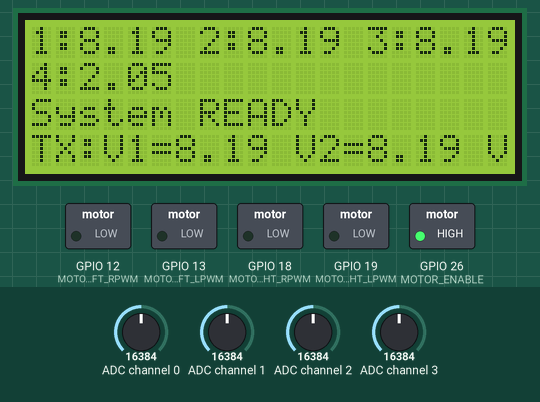
This program was run on a simulated Raspberry Pi (BCM pin numbers). On the bench: 20×4 character LCD, switched loads named in the program (green lamp = pin HIGH). The test bench sets the inputs (shaded band); at power-on: ADC channel 0 = 16384, ADC channel 1 = 16384, ADC channel 2 = 16384, ADC channel 3 = 16384 (analog values on the 0–32767 scale). The clock reads 2024-03-15 10:24:30 at power-on unless the program sets it; what the program prints to the terminal is not drawn.

Above: at 5.0 s.
5.1 s: ADC channel 0 set to 19408
At 6.5 s:
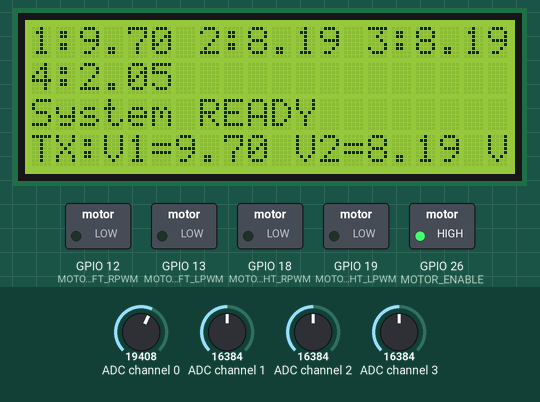
6.9 s: ADC channel 0 set to 20208
At 8.1 s:
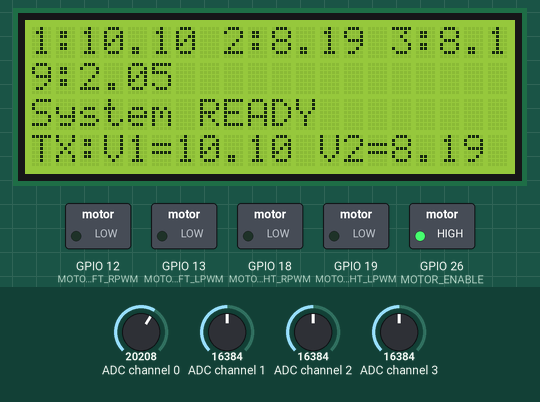
8.7 s: ADC channel 1 set to 22936
At 9.4 s:
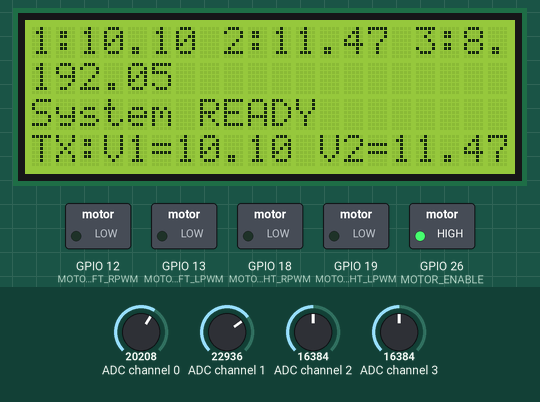
10.4 s: ADC channel 2 set to 22936
At 11.4 s:
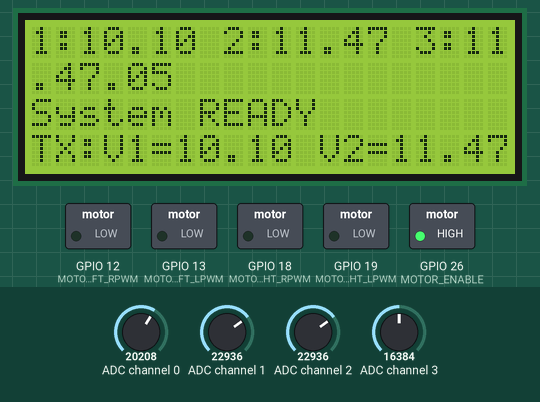
12.0 s: ADC channel 3 set to 22936
At 12.5 s:
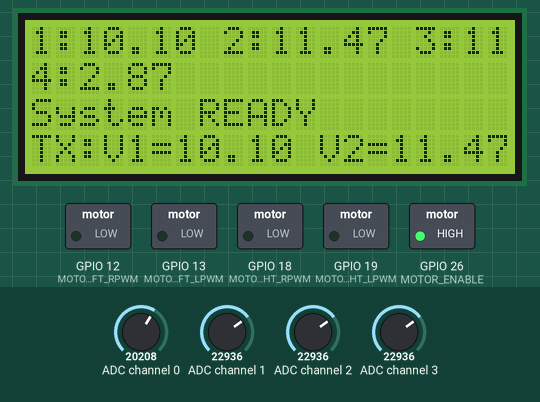
13.6 s: ADC channel 1 set to 31783
At 14.5 s:
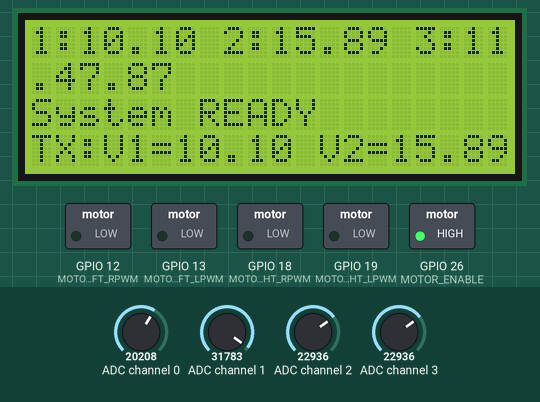
Timing chart, 0 to 16.4 s (numbered marks = the images above; inputs shaded):
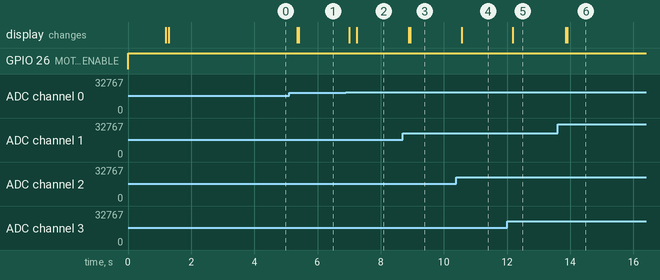

The program:

robot_controller.py
```python
#!/usr/bin/env python3
"""
Raspberry Pi 5 Robot Controller
Main control loop for robot with ADS1115 sensors, BTS7960 motors, and ESP32 gateway
"""

import serial
import struct
import time
import board
import busio
import adafruit_ads1x15.ads1115 as ADS
from adafruit_ads1x15.analog_in import AnalogIn
import RPi.GPIO as GPIO
from datetime import datetime

# Try to import I2C LCD library
try:
    from RPLCD.i2c import CharLCD
    LCD_AVAILABLE = True
except ImportError:
    LCD_AVAILABLE = False
    print("Warning: RPLCD not installed. Install with: sudo pip3 install RPLCD")

# ========================================
# Pin Configuration (BCM numbering)
# ========================================
# UART to ESP32
UART_PORT = '/dev/serial0'
UART_BAUD = 115200

# BTS7960 Motor Driver Pins
MOTOR_LEFT_LPWM = 13   # Forward PWM (GPIO13, PWM1)
MOTOR_LEFT_RPWM = 12   # Reverse PWM (GPIO12, PWM0)
MOTOR_RIGHT_LPWM = 19  # Forward PWM (GPIO19, PWM1)
MOTOR_RIGHT_RPWM = 18  # Reverse PWM (GPIO18, PWM0)
MOTOR_ENABLE = 26      # Enable both drivers

# PWM Configuration
PWM_FREQ = 1000  # 1kHz
PWM_RANGE = 1000 # 0-1000 scale

# ========================================
# Protocol Constants
# ========================================
SYNC_BYTE = 0xAA
END_BYTE = 0x55

# Message types (from protocol spec)
CMD_MOTOR = 0x01
CMD_CONFIG = 0x02
CMD_QUERY = 0x03
CMD_UI = 0x04
CMD_MODE = 0x05

STA_TELEMETRY = 0x10
STA_WIRELESS = 0x11
STA_UWB = 0x12
STA_ERROR = 0x13
STA_ACK = 0x14

MSG_HEARTBEAT = 0x20
MSG_DEBUG = 0x21

# ========================================
# CRC-8 Calculation
# ========================================
def crc8(data):
    """Calculate CRC-8 checksum"""
    crc = 0x00
    for byte in data:
        crc ^= byte
        for _ in range(8):
            if crc & 0x80:
                crc = (crc << 1) ^ 0x07
            else:
                crc <<= 1
    return crc & 0xFF

# ========================================
# UART Protocol Handler
# ========================================
class ESP32Gateway:
    def __init__(self, port=UART_PORT, baudrate=UART_BAUD):
        self.ser = serial.Serial(port, baudrate, timeout=0.01)
        self.callbacks = {}

    def send_message(self, msg_type, payload):
        """Send framed message to ESP32"""
        length = len(payload)
        crc_data = bytes([msg_type, length]) + payload
        crc = crc8(crc_data)

        frame = bytes([SYNC_BYTE, msg_type, length]) + payload + bytes([crc, END_BYTE])
        self.ser.write(frame)

    def register_callback(self, msg_type, callback):
        """Register handler for incoming message type"""
        self.callbacks[msg_type] = callback

    def process(self):
        """Process incoming messages from ESP32"""
        # State machine for parsing (simplified)
        while self.ser.in_waiting > 0:
            # TODO: Implement full state machine from protocol spec
            # For now, just read and discard to prevent buffer overflow
            self.ser.read(self.ser.in_waiting)

# ========================================
# ADS1115 Sensor Interface
# ========================================
class BatterySensor:
    def __init__(self):
        self.available = False
        try:
            i2c = busio.I2C(board.SCL, board.SDA)
            self.ads = ADS.ADS1115(i2c, address=0x48)
            self.ads.gain = 1  # ±4.096V range
            self.chan0 = AnalogIn(self.ads, 0)  # 5V/4
            self.chan1 = AnalogIn(self.ads, 1)  # 5V/4
            self.chan2 = AnalogIn(self.ads, 2)  # 12V/4
            self.chan3 = AnalogIn(self.ads, 3)  # Amps
            self.available = True
            print("Battery sensor (ADS1115) initialized")
        except Exception as e:
            print(f"Warning: Battery sensor not available: {e}")
            print("Running without battery monitoring")

    def read_all(self):
        """Read all voltages and amps"""
        if not self.available:
            # Defaults: 5V, 5V, 12V, 1A
            return 5.0, 5.0, 12.0, 1.0
        v1 = self.chan0.voltage * 4.0
        v2 = self.chan1.voltage * 4.0
        v3 = self.chan2.voltage * 4.0
        amps = self.chan3.voltage  # Assume direct reading for amps
        return v1, v2, v3, amps

# ========================================
# Motor Controller (BTS7960)
# ========================================
class MotorController:
    def __init__(self):
        self.available = False
        self.enabled = False
        try:
            GPIO.setmode(GPIO.BCM)
            GPIO.setwarnings(False)

            # Setup motor pins
            GPIO.setup(MOTOR_LEFT_LPWM, GPIO.OUT)
            GPIO.setup(MOTOR_LEFT_RPWM, GPIO.OUT)
            GPIO.setup(MOTOR_RIGHT_LPWM, GPIO.OUT)
            GPIO.setup(MOTOR_RIGHT_RPWM, GPIO.OUT)
            GPIO.setup(MOTOR_ENABLE, GPIO.OUT)

            # Create PWM objects
            self.left_fwd = GPIO.PWM(MOTOR_LEFT_LPWM, PWM_FREQ)
            self.left_rev = GPIO.PWM(MOTOR_LEFT_RPWM, PWM_FREQ)
            self.right_fwd = GPIO.PWM(MOTOR_RIGHT_LPWM, PWM_FREQ)
            self.right_rev = GPIO.PWM(MOTOR_RIGHT_RPWM, PWM_FREQ)

            # Start PWM at 0
            self.left_fwd.start(0)
            self.left_rev.start(0)
            self.right_fwd.start(0)
            self.right_rev.start(0)

            # Enable motors
            GPIO.output(MOTOR_ENABLE, GPIO.HIGH)

            self.enabled = True
            self.available = True
            print("Motor controller (BTS7960) initialized")
        except Exception as e:
            print(f"Warning: Motor controller not available: {e}")
            print("Running without motor control")

    def set_speed(self, left_speed, right_speed):
        """
        Set motor speeds
        Args:
            left_speed: -1000 to +1000 (negative = reverse)
            right_speed: -1000 to +1000
        """
        if not self.available or not self.enabled:
            return

        # Clamp values
        left_speed = max(-1000, min(1000, left_speed))
        right_speed = max(-1000, min(1000, right_speed))

        # Left motor
        if left_speed >= 0:
            self.left_fwd.ChangeDutyCycle(abs(left_speed) / 10.0)  # 0-100%
            self.left_rev.ChangeDutyCycle(0)
        else:
            self.left_fwd.ChangeDutyCycle(0)
            self.left_rev.ChangeDutyCycle(abs(left_speed) / 10.0)

        # Right motor
        if right_speed >= 0:
            self.right_fwd.ChangeDutyCycle(abs(right_speed) / 10.0)
            self.right_rev.ChangeDutyCycle(0)
        else:
            self.right_fwd.ChangeDutyCycle(0)
            self.right_rev.ChangeDutyCycle(abs(right_speed) / 10.0)

    def brake(self):
        """Active brake (both directions off)"""
        if not self.available:
            return
        self.left_fwd.ChangeDutyCycle(0)
        self.left_rev.ChangeDutyCycle(0)
        self.right_fwd.ChangeDutyCycle(0)
        self.right_rev.ChangeDutyCycle(0)

    def enable(self, state=True):
        """Enable/disable motor drivers"""
        if not self.available:
            return
        self.enabled = state
        GPIO.output(MOTOR_ENABLE, GPIO.HIGH if state else GPIO.LOW)
        if not state:
            self.brake()

    def cleanup(self):
        """Stop motors and cleanup GPIO"""
        if not self.available:
            return
        self.brake()
        self.enable(False)
        self.left_fwd.stop()
        self.left_rev.stop()
        self.right_fwd.stop()
        self.right_rev.stop()
        GPIO.cleanup()

# ========================================
# Main Robot Controller
# ========================================
class RobotController:
    def __init__(self):
        print("Initializing Robot Controller...")

        self.gateway = ESP32Gateway()
        self.battery = BatterySensor()
        self.motors = MotorController()

        # Initialize I2C LCD (20x4 character display)
        self.lcd = None
        if LCD_AVAILABLE:
            try:
                # Try common I2C addresses for 2004A LCD
                for addr in [0x27, 0x3F]:
                    try:
                        self.lcd = CharLCD('PCF8574', addr, cols=20, rows=4)
                        self.lcd.clear()
                        self.lcd.cursor_pos = (0, 0)
                        self.lcd.write_string("Robot v1.0 INIT...")
                        print(f"LCD initialized at I2C address 0x{addr:02X}")
                        break
                    except:
                        continue
                if not self.lcd:
                    print("Warning: Could not find LCD at 0x27 or 0x3F")
            except Exception as e:
                print(f"Warning: Could not initialize LCD: {e}")

        # Register message handlers
        # self.gateway.register_callback(CMD_MOTOR, self.handle_motor_command)
        # self.gateway.register_callback(CMD_UI, self.handle_ui_event)
        # self.gateway.register_callback(STA_UWB, self.handle_uwb_data)

        # State
        self.last_telemetry = time.time()
        self.last_heartbeat = time.time()
        self.last_lcd_update = time.time()
        self.running = True
        self.left_speed = 0
        self.right_speed = 0

        # LCD line cache to avoid unnecessary updates
        self.lcd_lines = ["", "", "", ""]
        self.last_voltages = (None, None, None, None)
        self.last_event_rx = ""
        self.last_event_tx = ""

        # Update LCD
        if self.lcd:
            self.lcd.clear()
            self.lcd.cursor_pos = (0, 0)
            self.lcd.write_string("Robot v1.0 ACTIVE")
            time.sleep(1)  # Show for 1 second
            # Log startup messages
            self.log_event_rx("Robot v1.0")
            self.log_event_rx("System READY")

        print("Robot Controller Ready")

    def log_event_rx(self, event):
        # Abbreviated event received from remote
        event = event[:20]
        if event != self.last_event_rx:
            self.last_event_rx = event
            self.lcd_lines[2] = event

    def log_event_tx(self, event):
        # Abbreviated event sent to remote
        event = event[:20]
        if event != self.last_event_tx:
            self.last_event_tx = event
            self.lcd_lines[3] = event

    def handle_motor_command(self, payload):
        """Process motor command from remote"""
        if len(payload) < 6:
            return
        left_speed, right_speed, brake, enable = struct.unpack('<hhBB', payload)
        self.left_speed = left_speed
        self.right_speed = right_speed
        # Log abbreviated event received
        self.log_event_rx(f"RX:L{left_speed:+4d}R{right_speed:+4d}")
        if not enable:
            self.motors.enable(False)
            self.log_event_rx("Motors DISABLED")
        elif brake:
            self.motors.brake()
            self.log_event_rx("Motors BRAKING")
        else:
            self.motors.enable(True)
            self.motors.set_speed(left_speed, right_speed)

    def handle_ui_event(self, payload):
        """Process UI event from remote"""
        # Forwarded from remote's touch screen
        # Parse and act on it
        pass

    def handle_uwb_data(self, payload):
        """Process UWB ranging data"""
        # Will be used for follow-me mode
        pass

    def send_telemetry(self):
        """Send sensor telemetry to remote"""
        v1, v2, v3, amps = self.battery.read_all()
        speed_fps = 0.0
        status_code = 0  # OK
        rssi = -45  # Placeholder (negative dBm value)
        timestamp = int(time.time() * 1000)
        timestamp &= 0xFFFFFFFF
        # Format: 4 floats, 1 unsigned byte (status), 1 signed byte (rssi), 1 unsigned int (timestamp)
        payload = struct.pack('<ffffBbI', v1, v2, v3, amps, status_code, rssi, timestamp)
        self.gateway.send_message(STA_TELEMETRY, payload)
        # Log abbreviated event sent
        self.log_event_tx(f"TX:V1={v1:.2f} V2={v2:.2f} V3={v3:.2f} A={amps:.2f}")

    def send_heartbeat(self):
        """Send keepalive to ESP32"""
        uptime = int(time.time() * 1000) & 0xFFFFFFFF
        health = 0  # Healthy
        payload = struct.pack('<IB', uptime, health)
        self.gateway.send_message(MSG_HEARTBEAT, payload)

    def update_lcd(self):
        """Update I2C LCD display (20x4 chars) with voltages and event history"""
        if not self.lcd:
            return
        try:
            # Line 0: Voltages 1,2,3
            v1, v2, v3, v4 = self.battery.read_all()
            volt_line = f"1:{v1:.2f} 2:{v2:.2f} 3:{v3:.2f}"
            if volt_line != self.lcd_lines[0]:
                self.lcd_lines[0] = volt_line
                self.lcd.cursor_pos = (0, 0)
                self.lcd.write_string(f"{volt_line:<20}")
            # Line 1: Voltage 4
            volt4_line = f"4:{v4:.2f}"
            if volt4_line != self.lcd_lines[1]:
                self.lcd_lines[1] = volt4_line
                self.lcd.cursor_pos = (1, 0)
                self.lcd.write_string(f"{volt4_line:<20}")
            # Line 2: Abbreviated event received
            if self.lcd_lines[2]:
                self.lcd.cursor_pos = (2, 0)
                self.lcd.write_string(f"{self.lcd_lines[2]:<20}")
            # Line 3: Abbreviated event sent
            if self.lcd_lines[3]:
                self.lcd.cursor_pos = (3, 0)
                self.lcd.write_string(f"{self.lcd_lines[3]:<20}")
        except Exception:
            pass
            pass

    def run(self):
        """Main control loop"""
        try:
            while self.running:
                # Process incoming messages
                # self.gateway.process()

                # Send telemetry at 10Hz
                now = time.time()
                if now - self.last_telemetry >= 0.1:
                    self.last_telemetry = now
                    self.send_telemetry()

                # Send heartbeat at 1Hz
                if now - self.last_heartbeat >= 1.0:
                    self.last_heartbeat = now
                    self.send_heartbeat()

                # Update LCD at 5Hz
                if now - self.last_lcd_update >= 0.2:
                    self.last_lcd_update = now
                    self.update_lcd()

                time.sleep(0.01)  # 100Hz loop

        except KeyboardInterrupt:
            print("\nShutting down...")
        finally:
            self.motors.cleanup()
            # self.gateway.ser.close()
            if self.lcd:
                try:
                    self.lcd.clear()
                    self.lcd.write_string("Robot Controller\nShutdown")
                except:
                    pass

APP_VERSION = f"0.001-{datetime.now().strftime('%Y%m%d-%H%M%S')}"
APP_ROLE = "robot"

# ========================================
# Entry Point
# ========================================
if __name__ == '__main__':
    print(f"App Version: {APP_VERSION} | Role: {APP_ROLE}")
    controller = RobotController()
    controller.run()
```

Measured:
- the behaviour switches between 19984 and 19992 on ADC channel 0 (found by bisection; images 1 and 2)
- after the input at 5.1 s, the display: first changes after 0.26 s (image 1 shows a later state)
- after the input at 6.9 s, the display: first changes after 0.11 s (image 2 shows a later state)
- after the input at 8.7 s, the display: first changes after 0.19 s (image 3 shows a later state)
- after the input at 10.4 s, the display: changes after 0.16 s (image 4)
- after the input at 12.0 s, the display: changes after 0.19 s (image 5)
- after the input at 13.6 s, the display: first changes after 0.26 s (image 6 shows a later state)
